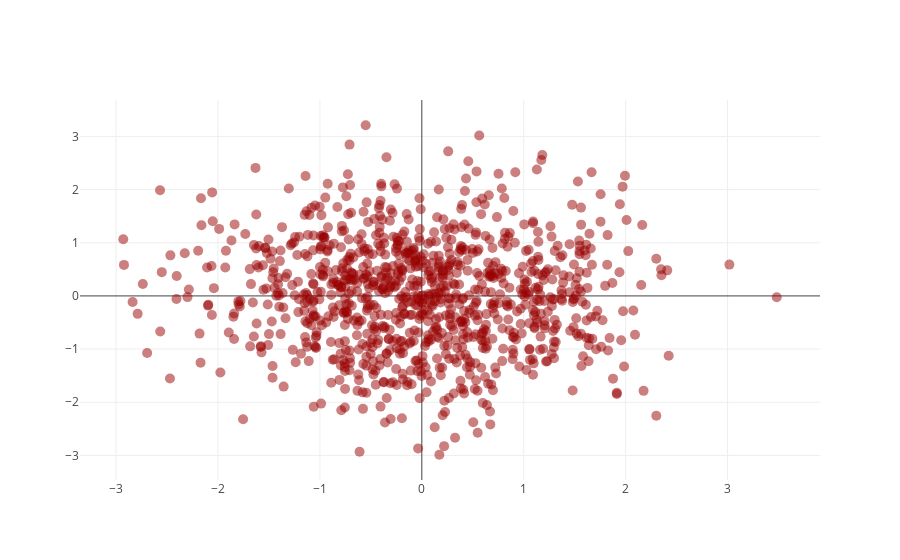

Notebook source saved alongside this figure:
### Markdown cell above
## Simple scatter plot

### Code cell
from plotly.offline import plot, iplot
import plotly.graph_objs as go
from plotly.offline import init_notebook_mode
init_notebook_mode(connected=True)

import numpy as np
random_x = np.random.randn(1000)
random_y = np.random.randn(1000)

trace = go.Scatter(
    x = random_x,
    y = random_y,
    mode = 'markers',
    name = 'markers',
    marker = dict(
        size = 10,
        color="rgba(152,0,0,0.5)"
    )
)

data = [trace]
figure = dict(data=data)
iplot(figure)

### Figure 1 — Plotly figure (JSON) as saved in the notebook; plotly's stock layout.template omitted (floating-point values rounded to 4 significant figures; data arrays with more than 128 entries replaced by an {"elided": "..."} marker saying what was removed)
{"data": [{"marker": {"color": "rgba(152,0,0,0.5)", "size": 10}, "mode": "markers", "name": "markers", "type": "scatter", "x": {"elided": "1000 float values"}, "y": {"elided": "1000 float values"}}], "layout": {}}
